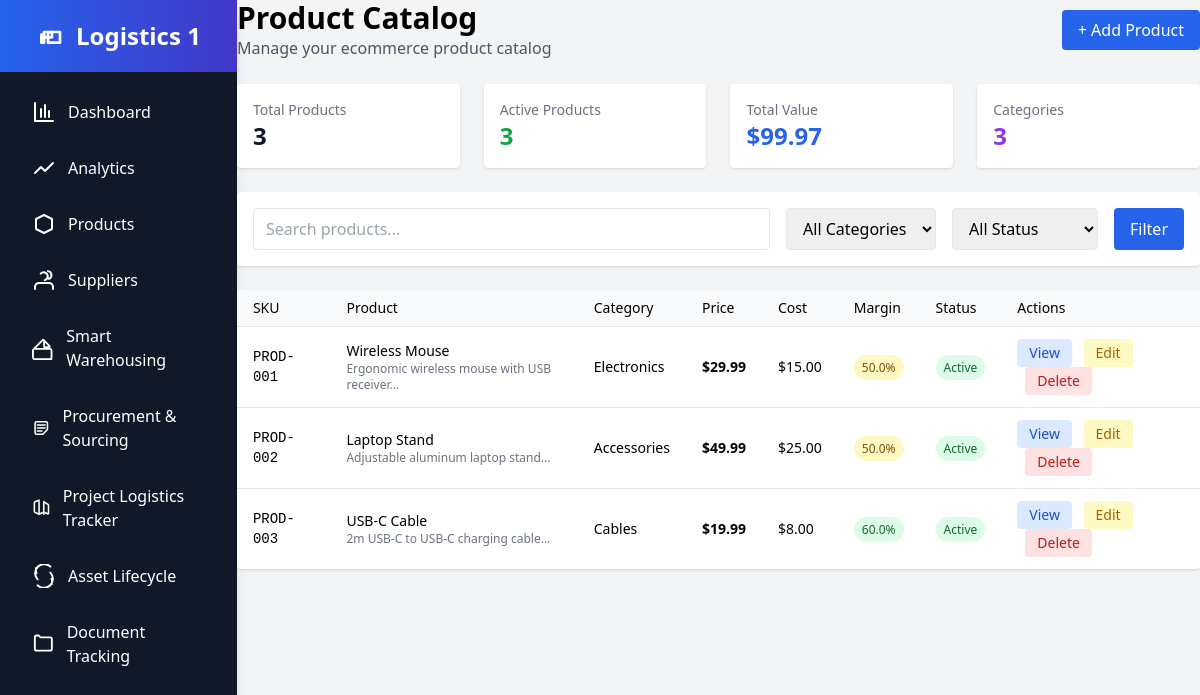
Screenshot of /products/index.php with the database file from the repository.
### tables this page shows
CREATE TABLE `products` (
  `id` int(11) NOT NULL,
  `sku` varchar(50) NOT NULL,
  `name` varchar(255) NOT NULL,
  `description` text DEFAULT NULL,
  `category` varchar(100) DEFAULT NULL,
  `brand` varchar(100) DEFAULT NULL,
  `price` decimal(10,2) NOT NULL,
  `cost` decimal(10,2) DEFAULT NULL,
  `weight` decimal(8,2) DEFAULT NULL,
  `dimensions` varchar(50) DEFAULT NULL,
  `barcode` varchar(50) DEFAULT NULL,
  `status` enum('Active','Inactive','Discontinued') DEFAULT 'Active',
  `created_at` timestamp NOT NULL DEFAULT current_timestamp(),
  `updated_at` timestamp NOT NULL DEFAULT current_timestamp() ON UPDATE current_timestamp()
);

### products/index.php (the view, shortened to what this page needs)
<?php include('../header.php');
include ('../config.php'); ?>
<div class="max-w-7xl mx-auto">
    <div class="flex items-center justify-between mb-6">
        <div>
            <h1 class="text-3xl font-bold">Product Catalog</h1>
            <p class="text-gray-600">Manage your ecommerce product catalog</p>
        </div>
        <a href="create.php" class="bg-blue-600 text-white px-4 py-2 rounded hover:bg-blue-700">+ Add Product</a>
    </div>
    <div class="grid grid-cols-1 md:grid-cols-4 gap-6 mb-6">
        <div class="bg-white p-4 rounded shadow">
            <h3 class="text-sm font-medium text-gray-500">Total Products</h3>
            <p class="text-2xl font-bold text-gray-900">
                <?php
                $count = $conn->query("SELECT COUNT(*) as total FROM products")->fetch_assoc();
                echo $count['total'];
                ?>
            </p>
        </div>
        <div class="bg-white p-4 rounded shadow">
            <h3 class="text-sm font-medium text-gray-500">Active Products</h3>
            <p class="text-2xl font-bold text-green-600">
                <?php
                $active = $conn->query("SELECT COUNT(*) as active FROM products WHERE status='Active'")->fetch_assoc();
                echo $active['active'];
                ?>
            </p>
        </div>
        <div class="bg-white p-4 rounded shadow">
            <h3 class="text-sm font-medium text-gray-500">Total Value</h3>
            <p class="text-2xl font-bold text-blue-600">
                $<?php
                $value = $conn->query("SELECT SUM(price) as total FROM products WHERE status='Active'")->fetch_assoc();
                echo number_format($value['total'] ?? 0, 2);
                ?>
            </p>
        </div>
        <div class="bg-white p-4 rounded shadow">
            <h3 class="text-sm font-medium text-gray-500">Categories</h3>
            <p class="text-2xl font-bold text-purple-600">
                <?php
                $categories = $conn->query("SELECT COUNT(DISTINCT category) as total FROM products")->fetch_assoc();
                echo $categories['total'];
                ?>
            </p>
        </div>
    </div>
    <div class="bg-white p-4 rounded shadow mb-6">
        <form method="GET" class="flex flex-wrap gap-4">
            <input type="text" name="search" placeholder="Search products..."
                   class="flex-1 min-w-0 px-3 py-2 border rounded focus:outline-none focus:ring-2 focus:ring-blue-500"
                   value="<?= htmlspecialchars($_GET['search'] ?? '') ?>">
            <select name="category" class="px-3 py-2 border rounded focus:outline-none focus:ring-2 focus:ring-blue-500">
                <option value="">All Categories</option>
            </select>
            <select name="status" class="px-3 py-2 border rounded focus:outline-none focus:ring-2 focus:ring-blue-500">
                <option value="">All Status</option>
            </select>
            <button type="submit" class="bg-blue-600 text-white px-4 py-2 rounded hover:bg-blue-700">Filter</button>
        </form>
    </div>
    <div class="bg-white rounded shadow overflow-x-auto">
        <table class="min-w-full divide-y divide-gray-200">
            <thead class="bg-gray-50">
                <tr>
                    <th class="px-4 py-2 text-left text-sm font-medium">SKU</th>
                    <th class="px-4 py-2 text-left text-sm font-medium">Product</th>
                    <th class="px-4 py-2 text-left text-sm font-medium">Category</th>
                    <th class="px-4 py-2 text-left text-sm font-medium">Price</th>
                    <th class="px-4 py-2 text-left text-sm font-medium">Cost</th>
                    <th class="px-4 py-2 text-left text-sm font-medium">Margin</th>
                    <th class="px-4 py-2 text-left text-sm font-medium">Status</th>
                    <th class="px-4 py-2 text-left text-sm font-medium">Actions</th>
                </tr>
            </thead>
            <tbody class="bg-white divide-y divide-gray-200">
                <?php
                $where = [];
                $where_clause = $where ? "WHERE " . implode(" AND ", $where) : "";
                $query = "SELECT * FROM products $where_clause ORDER BY created_at DESC";
                $result = $conn->query($query);
                while ($product = $result->fetch_assoc()):
                    $margin = (($product['price'] - $product['cost']) / $product['price']) * 100;
                ?>
                <tr>
                    <td class="px-4 py-3 text-sm font-mono"><?= htmlspecialchars($product['sku']) ?></td>
                    <td class="px-4 py-3 text-sm">
                        <div class="font-medium"><?= htmlspecialchars($product['name']) ?></div>
                        <div class="text-gray-500 text-xs"><?= htmlspecialchars(substr($product['description'], 0, 50)) ?>...</div>
                    </td>
                    <td class="px-4 py-3 text-sm"><?= htmlspecialchars($product['category']) ?></td>
                    <td class="px-4 py-3 text-sm font-semibold">$<?= number_format($product['price'], 2) ?></td>
                    <td class="px-4 py-3 text-sm">$<?= number_format($product['cost'], 2) ?></td>
                    <td class="px-4 py-3 text-sm">
                        <span class="px-2 py-1 text-xs rounded-full <?= $margin > 50 ? 'bg-green-100 text-green-800' : 'bg-yellow-100 text-yellow-800' ?>">
                            <?= number_format($margin, 1) ?>%
                        </span>
                    </td>
                    <td class="px-4 py-3 text-sm">
                        <span class="px-2 py-1 text-xs rounded-full <?= $product['status'] == 'Active' ? 'bg-green-100 text-green-800' : ($product['status'] == 'Inactive' ? 'bg-gray-100 text-gray-800' : 'bg-red-100 text-red-800') ?>">
                            <?= htmlspecialchars($product['status']) ?>
                        </span>
                    </td>
                    <td class="px-4 py-3 text-sm space-x-2">
                        <a href="view.php?id=<?= $product['id'] ?>" class="inline-block px-3 py-1 bg-blue-100 text-blue-700 rounded hover:bg-blue-200">View</a>
                        <a href="edit.php?id=<?= $product['id'] ?>" class="inline-block px-3 py-1 bg-yellow-100 text-yellow-700 rounded hover:bg-yellow-200">Edit</a>
                        <a href="delete.php?id=<?= $product['id'] ?>" onclick="return confirm('Delete this product?')" class="inline-block px-3 py-1 bg-red-100 text-red-700 rounded hover:bg-red-200">Delete</a>
                    </td>
                </tr>
                <?php endwhile; ?>
            </tbody>
        </table>
    </div>
</div>
<?php include('../footer.php'); ?>

### header.php (shortened to what this page needs)
<!DOCTYPE html>
<html lang="en">
<head>
  <script src="https://cdn.tailwindcss.com"></script>
</head>
<body class="bg-gray-100 flex font-sans">
<aside class="w-64 bg-gray-900 text-white min-h-screen shadow-lg">
  <div class="p-5 bg-gradient-to-r from-blue-600 to-indigo-700 text-2xl font-bold flex items-center justify-center space-x-2">
    <span>Logistics 1</span>
  </div>
  <nav class="p-4 space-y-2">
    <a href="/logistics1/dashboard/analytics.php" class="flex items-center px-4 py-3 rounded-lg hover:bg-gray-700 transition duration-200">
      <svg xmlns="http://www.w3.org/2000/svg" class="h-6 w-6 text-white" fill="none" viewBox="0 0 24 24" stroke="currentColor" stroke-width="2">
        <path stroke-linecap="round" stroke-linejoin="round" d="M3 3v18h18" />
        <path stroke-linecap="round" stroke-linejoin="round" d="M9 17V9m4 8V5m4 12v-6" />
      </svg>
      <span class="ml-3">Dashboard</span>
    </a>
    <a href="/logistics1/dashboard/analytics.php" class="flex items-center px-4 py-3 rounded-lg hover:bg-gray-700 transition duration-200">
      <svg xmlns="http://www.w3.org/2000/svg" class="h-6 w-6 text-white" fill="none" viewBox="0 0 24 24" stroke="currentColor" stroke-width="2">
        <path stroke-linecap="round" stroke-linejoin="round" d="M3 17l6-6 4 4 8-8" />
      </svg>
      <span class="ml-3">Analytics</span>
    </a>
    <a href="/logistics1/products/index.php" class="flex items-center px-4 py-3 rounded-lg hover:bg-gray-700 transition duration-200">
      <svg xmlns="http://www.w3.org/2000/svg" class="h-6 w-6 text-white" fill="none" viewBox="0 0 24 24" stroke="currentColor" stroke-width="2">
        <path stroke-linecap="round" stroke-linejoin="round" d="M20 7l-8-4-8 4m16 0v10l-8 4-8-4V7" />
      </svg>
      <span class="ml-3">Products</span>
    </a>
    <a href="/logistics1/suppliers/index.php" class="flex items-center px-4 py-3 rounded-lg hover:bg-gray-700 transition duration-200">
      <span class="ml-3">Suppliers</span>
    </a>
    <a href="/logistics1/sws/index.php" class="flex items-center px-4 py-3 rounded-lg hover:bg-gray-700 transition duration-200">
      <svg xmlns="http://www.w3.org/2000/svg" class="h-6 w-6 text-white" fill="none" viewBox="0 0 24 24" stroke="currentColor" stroke-width="2">
        <path stroke-linecap="round" stroke-linejoin="round" d="M3 12l2-2m0 0l7-7 7 7M13 5v6h6m2 13H3a2 2 0 01-2-2v-7a2 2 0 012-2h16a2 2 0 012 2v7a2 2 0 01-2 2z" />
      </svg>
      <span class="ml-3">Smart Warehousing</span>
    </a>
    <a href="/logistics1/psm/index.php" class="flex items-center px-4 py-3 rounded-lg hover:bg-gray-700 transition duration-200">
      <span class="ml-3">Procurement &amp; Sourcing</span>
    </a>
    <a href="/logistics1/plt/index.php" class="flex items-center px-4 py-3 rounded-lg hover:bg-gray-700 transition duration-200">
      <span class="ml-3">Project Logistics Tracker</span>
    </a>
    <a href="/logistics1/alms/index.php" class="flex items-center px-4 py-3 rounded-lg hover:bg-gray-700 transition duration-200">
      <svg xmlns="http://www.w3.org/2000/svg" class="h-6 w-6 text-white" fill="none" viewBox="0 0 24 24" stroke="currentColor" stroke-width="2">
        <path stroke-linecap="round" stroke-linejoin="round" d="M4 4v5h.582M20 20v-5h-.581M5.64 15.364a9 9 0 0112.72-12.728M18.36 8.636a9 9 0 01-12.72 12.728" />
      </svg>
      <span class="ml-3">Asset Lifecycle</span>
    </a>
    <a href="/logistics1/dtrs/index.php" class="flex items-center px-4 py-3 rounded-lg hover:bg-gray-700 transition duration-200">
      <svg xmlns="http://www.w3.org/2000/svg" class="h-6 w-6 text-white" fill="none" viewBox="0 0 24 24" stroke="currentColor" stroke-width="2">
        <path stroke-linecap="round" stroke-linejoin="round" d="M3 7v10a2 2 0 002 2h14a2 2 0 002-2V7a2 2 0 00-2-2H9l-2-2H5a2 2 0 00-2 2z" />
      </svg>
      <span class="ml-3">Document Tracking</span>
    </a>
  </nav>
</aside>
</body>
</html>

### footer.php (shortened to what this page needs)
</body>
</html>

### rows the page displays
products: sku "PROD-001", name "Wireless Mouse", description "Ergonomic wireless mouse with USB receiver", category "Electronics", price "29.99", cost "15.00", margin "50.0", status "Active"
products: sku "PROD-002", name "Laptop Stand", description "Adjustable aluminum laptop stand", category "Accessories", price "49.99", cost "25.00", margin "50.0", status "Active"
products: sku "PROD-003", name "USB-C Cable", description "2m USB-C to USB-C charging cable", category "Cables", price "19.99", cost "8.00", margin "60.0", status "Active"

### other values shown
$count['total'] "3"
$active['active'] "3"
$value['total'] "99.97"
$categories['total'] "3"
